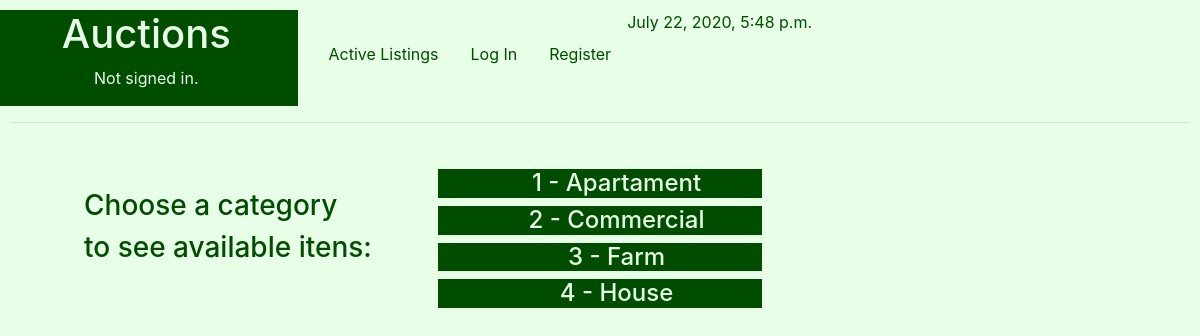
Page /Categories on the committed database.
### auctions/models.py (models this page shows, shortened)
class Categories(models.Model):
    Ccode=models.IntegerField() #key
    Cdescription = models.CharField(max_length=50)

### auctions/views.py (the view)
# urls.py: path("Categories", views.Categories_view, name="Categories"),
def Categories_view(request):
    d = datetime.datetime.now()
    context= {
        "d": d,
        "Categories": Categories.objects.all(),
        }
    return render(request, "auctions/Categories.html", context)

### auctions/templates/auctions/Categories.html (shortened to what this page needs)
{% extends "auctions/layout.html" %}
{% block body %}
<div class="form-group" >
      {% if Categories|length > 0 %}
	        <div class="container" style="width:90%">
		          <div class="row" width="1000px;">
                  <div class="col-lg-4" style="position:relative; top:50px">
                      <h3>Choose a category</h3>
                      <h3>to see available itens:</h3>
                  </div>
                  <div class="col-lg-4" >
					              {% for Category in Categories %}
                            <h4><li style="background-color:#004d00 ; text-align: center; position:relative; top:30px">
                                <a style="color:#e6ffe6;" href= "{% url 'auctions:CategoryShow' C_description=Category.Cdescription  %}">
                                      {{ Category.Ccode }} - {{ Category.Cdescription }}</a>
                                </li><h4>
				                {% endfor %}
                  </div>
                  <div class="col-lg-4">
                  </div>
			        </div
          </div>
        {% else %}
	         	<div class="form-group">
		          	<output><h1>No matches found</h1></output>
	        	</div>
	      {% endif %}
</div>
{% endblock %}

### auctions/static/auctions/styles.css (style rules this page uses)
body { padding: 10px; }

### auctions/templates/auctions/layout.html (style rules this page uses)
body { background-color:#e6ffe6 ; color: #004d00; }

### rows in the picture
Categories: Ccode "1", Cdescription "Apartament"
Categories: Ccode "2", Cdescription "Commercial"
Categories: Ccode "3", Cdescription "Farm"
Categories: Ccode "4", Cdescription "House"
